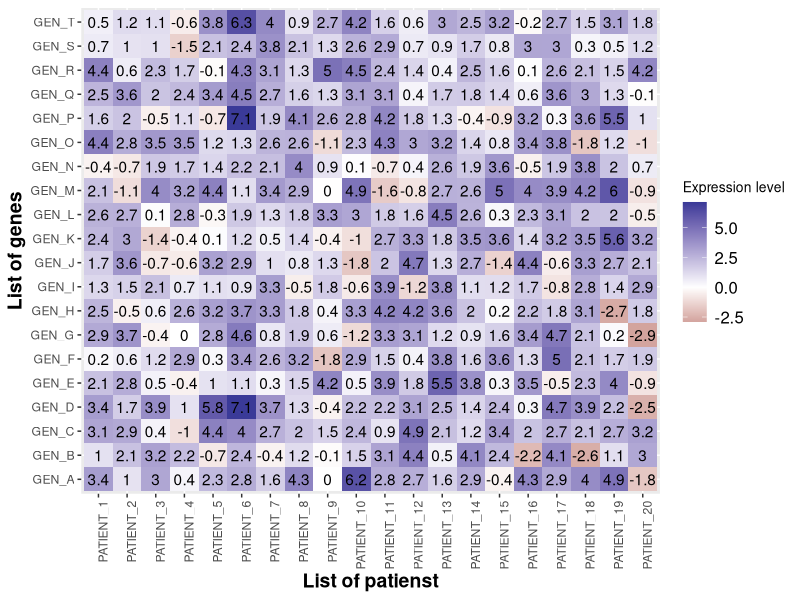

Recreate this plot in R.
#+++++++++++++++++++++++++++++++++++++++++++++++++++++++++++++++++++++++++++++++
#
#
# FileName:           example02.R
# FileDescription:
# https://www.r-bloggers.com/how-to-create-a-fast-and-easy-heatmap-with-ggplot2/ 
# http://rpubs.com/melike/heatmapTable
#
#+++++++++++++++++++++++++++++++++++++++++++++++++++++++++++++++++++++++++++++++
# Miguel P. Xochicale [http://mxochicale.github.io]
# Doctoral Researcher in Human-Robot Interaction
# University of Birmingham, U.K. (2014-2018)
#+++++++++++++++++++++++++++++++++++++++++++++++++++++++++++++++++++++++++++++++



#################
# Start the clock!
start.time <- Sys.time()


###############
# Load of libraries
require(ggplot2)
require(reshape2)
require(scales)#for muted function


################################################################################
# (1) Defining paths for main_path, r_scripts_path, ..., etc.
r_scripts_path <- getwd()
setwd("../")
main_repository_path <- getwd()
setwd("../")
github_path <- getwd()
setwd("../")
main_path <- getwd()


### Labels of rows and columns
name_genes <- paste(rep("GEN",20), LETTERS[1:20], sep="_")#rows
name_patients <- paste(rep("PATIENT", 20), seq(1,20,1), sep="_" )#columns

### Generation of dataframe
value_expression <- data.frame(genes = name_genes, matrix(rnorm(400,2,1.8),nrow=20,ncol=20))
names(value_expression)[2:21] <- name_patients

### Melt dataframe
df_heatmap <- melt(value_expression, id.vars="genes")
names(df_heatmap)[2:3] <- c("patient","expression_level")
head(df_heatmap)


### Elaboration of heatmap (white - steelblue)

ggplot(df_heatmap, aes(patient,genes))+
	geom_tile(aes(fill=expression_level))+
	geom_text(aes(fill=expression_level, label = round(expression_level,1)))+ ## write the values
	scale_fill_gradient2(low=muted("darkred"),
		            mid="white",
		            high=muted("midnightblue"))+
	ylab("List of genes")+
	xlab("List of patienst")+
	theme(legend.title=element_text(size=10),
	      legend.text=element_text(size=12),
	      plot.title=element_text(size=16),
	      axis.title=element_text(size=14,face="bold"),
	      axis.text.x=element_text(angle=90,hjust=1))+
	labs(fill="Expression level")
		
	

#################
# Stop the clock!
end.time <- Sys.time()
end.time - start.time


################################################################################
setwd(r_scripts_path) ## go back to the r-script source path
